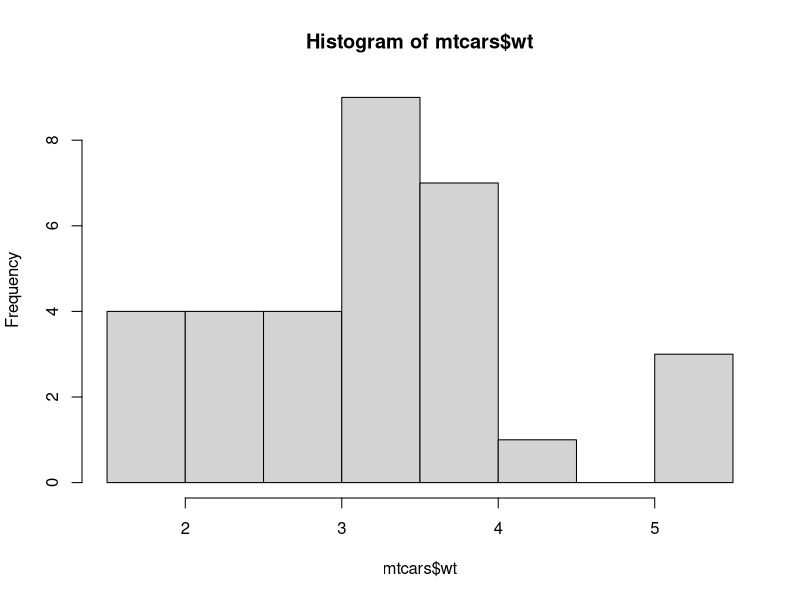
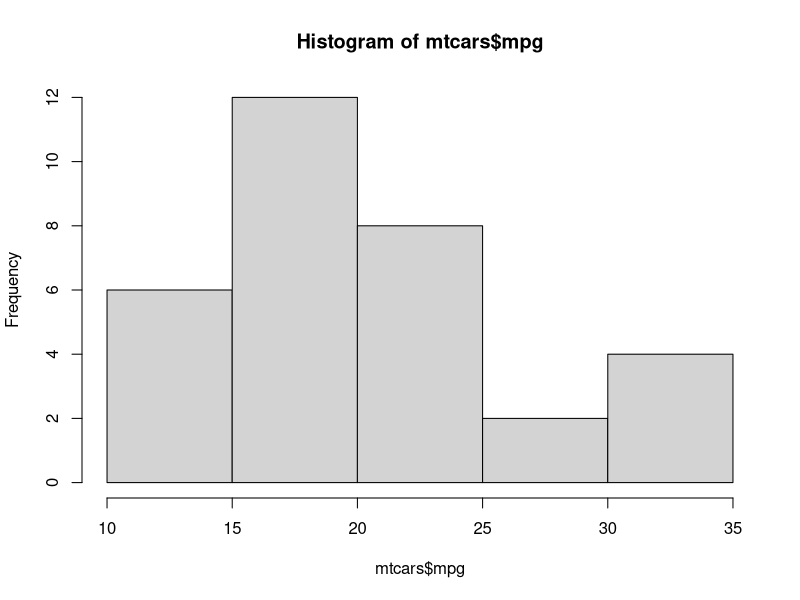
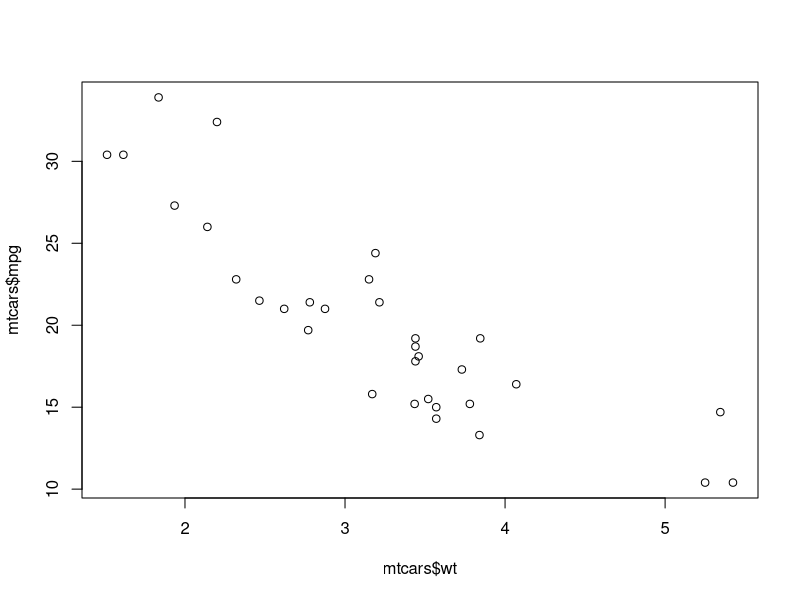
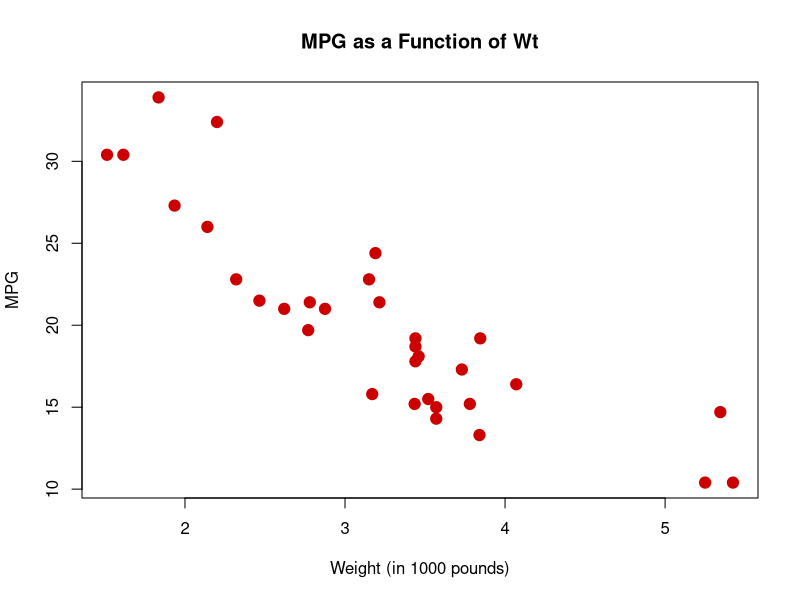

The R script that drew these images, in order:
# File:   Scatterplots.R; Course: R: An Introduction (with RStudio)

# LOAD DATASETS PACKAGES ###################################
library(datasets)  # Load/unload base packages manually

# LOAD DATA ################################################
?mtcars
head(mtcars)

# PLOTS ####################################################
# Good to first check univariate distributions
hist(mtcars$wt)
hist(mtcars$mpg)

# Basic X-Y plot for two quantitative variables
plot(mtcars$wt, mtcars$mpg)

# Add some options
plot(mtcars$wt, mtcars$mpg, pch = 19, cex = 1.5, col = "#cc0000",
     main = "MPG as a Function of Wt", xlab = "Weight (in 1000 pounds)", ylab = "MPG")

# CLEAN UP #################################################
# Clear packages
detach("package:datasets", unload = TRUE)  # For base
# Clear plots
dev.off()  # But only if there IS a plot
# Clear console
cat("\014")  # ctrl+L
# Clear mind :)